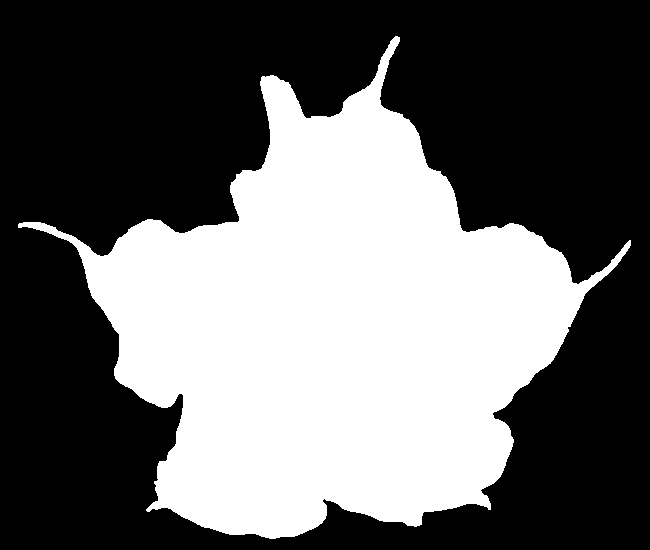
#> input picture Sheet 03/images/engelstrompete.png, 650 x 550 px
$ jupyter execute sheet03_emanuel.ipynb   (shell and % lines are left out)   (older library calls are emulated)
#> lines starting #> are read from the running program, lines starting #| are printed output that depends on the picture; after the words box and inside, x2 and y2 are one past the last pixel; in counts of white or black regions, pixels touching at a corner belong together
Osnabrück University - Computer Vision (Winter Term 2018/19) - Prof. Dr.-Ing. G. Heidemann, Ulf Krumnack

# Exercise Sheet 03: Morphological Operations¶

## Introduction

This week's sheet should be solved and handed in before the end of **Sunday, November 25, 2018**. If you need help (and Google and other resources were not enough), feel free to contact your groups' designated tutor or whomever of us you run into first. Please upload your results to your group's Stud.IP folder.

## Assignment 0: Math recap (complex numbers) [0 Points]

This exercise is supposed to be very easy, does not give any points, and is voluntary. There will be a similar exercise on every sheet. It is intended to revise some basic mathematical notions that are assumed throughout this class and to allow you to check if you are comfortable with them. Usually you should have no problem to answer these questions offhand, but if you feel unsure, this is a good time to look them up again. You are always welcome to discuss questions with the tutors or in the practice session. Also, if you have a (math) topic you would like to recap, please let us know.

**a)** What is a *complex number*, what is the *complex plane*, how are complex numbers usually denoted?

YOUR ANSWER HERE

**b)** What is the *real* and the *imaginary* part of a complex number? What is the *absolute value* of a complex number? What is the *complex conjugate*?

YOUR ANSWER HERE

**c)** What are polar coordinates? What are their advantages? Can you convert between cartesian and polar coordinates? Can you write down $i=\sqrt{-1}$ in polar coordinates? What about $\sqrt{i}$?

YOUR ANSWER HERE

**d)** Python, and also numpy, support calculations with complex numbers. Consult the documentation to find out details. Notice that $i$ is substituted by $j$ in Python.

[cell 1]
# YOUR CODE HERE

## Assignment 1: Properties of morphological operators [5 Points]

This exercise will elaborate on the basic morphological operators of *erosion* and *dilation* (cf. CV-05 slides 4-14).

### a) Duality

Proof that *erosion* and *dilation* are *dual* operators, i.e.

$$ g^{\ast}\oplus S = (g\ominus S)^{\ast}\qquad\text{and}\qquad
g^{\ast}\ominus S = (g\oplus S)^{\ast}$$

here $g^{\ast}$ denotes the inverted binary image, i.e. $g^{\ast}(x,y) = 1 - g(x,y) = \neg g(x,y)$, i.e. 1-pixel become 0 and 0-pixel become 1.

$$ g^{\ast}\oplus S $$

$ \equiv \bigvee_{\substack{k \in [-m,m]}} \bigvee_{\substack{l \in [-n,n]}} S(k+m, l+n) \wedge (g(x+k, y+l)^{\ast})$

$ \equiv \bigvee_{\substack{k \in [-m,m]}} \bigvee_{\substack{l \in [-n,n]}} S(k+m, l+n) \wedge \neg (g(x+k, y+l)) $

$ \equiv \bigvee_{\substack{k \in [-m,m]}} \bigvee_{\substack{l \in [-n,n]}} \neg (S(k+m, l+n) \rightarrow g(x+k, y+l)) $

$ \equiv \neg (\bigwedge_{\substack{k \in [-m,m]}} \bigwedge_{\substack{l \in [-n,n]}} (S(k+m, l+n) \rightarrow g(x+k, y+l))) $

$ \equiv (g\ominus S)^{\ast}\qquad $

$$ g^{\ast}\ominus S $$

$ \equiv \bigwedge_{\substack{k \in [-m,m]}} \bigwedge_{\substack{l \in [-n,n]}} (S(k+m, l+n) \rightarrow \neg g(x+k, y+l) $

$ \equiv \bigwedge_{\substack{k \in [-m,m]}} \bigwedge_{\substack{l \in [-n,n]}} \neg (S(k+m, l+n) \rightarrow g(x+k, y+l)) $

$ \equiv \neg(\bigvee_{\substack{k \in [-m,m]}} \bigvee_{\substack{l \in [-n,n]}} S(k+m, l+n) \rightarrow g(x+k, y+l)) $

$ \equiv (g\oplus S)^{\ast} $

### b) Superposition

As *erosion* and *dilation* have been introduced for binary images, the notion of *linearity* is not really appropriate here. However, some weaker version, called *superposition* can be defined: instead of forming linear combination, one takes the logical disjunction:

$$(g_1\lor g_2)(x,y) := g_1(x,y)\lor g_2(x,y)$$

Check for both operations if *erosion* and *dilation* are "compatible" with superposition, i.e. if first *eroding* (or *dilating*) two images and superposing the result is the same as first superposing the images and then *eroding* (or *dilating*) the result.

Erosion:

$ (\bigwedge_{\substack{k \in [-m,m]}} \bigwedge_{\substack{l \in [-n,n]}} (S(k+m, l+n) \rightarrow g1(x+k, y+l))) \vee (\bigwedge_{\substack{k \in [-m,m]}} \bigwedge_{\substack{l \in [-n,n]}} (S(k+m, l+n) \rightarrow g2(x+k, y+l)))) $

$ \equiv \bigwedge_{\substack{k \in [-m,m]}} \bigwedge_{\substack{l \in [-n,n]}} (S(k+m, l+n) \rightarrow g1(x+k, y+l) \vee (S(k+m, l+n) \rightarrow g2(x+k, y+l)))$

$ \equiv \bigwedge_{\substack{k \in [-m,m]}} \bigwedge_{\substack{l \in [-n,n]}} (S(k+m, l+n) \rightarrow (g1(x+k, y+l) \vee g2(x+k, y+l)))$

Dilation:

$ (\bigvee_{\substack{k \in [-m,m]}} \bigvee_{\substack{l \in [-n,n]}} S(k+m, l+n) \wedge (g1(x+k, y+l))) \vee (\bigvee_{\substack{k \in [-m,m]}} \bigvee_{\substack{l \in [-n,n]}} S(k+m, l+n) \wedge (g2(x+k, y+l))))$

$ \bigvee_{\substack{k \in [-m,m]}} \bigvee_{\substack{l \in [-n,n]}} (S(k+m, l+n) \wedge g1(x+k, y+l))) \vee (S(k+m, l+n) \wedge (g2(x+k, y+l))))$

$ \bigvee_{\substack{k \in [-m,m]}} \bigvee_{\substack{l \in [-n,n]}} (S(k+m, l+n) \wedge (g1(x+k, y+l) \vee g2(x+k, y+l)))$

[cell 2]
from scipy.ndimage.morphology import binary_dilation,binary_erosion
import matplotlib.pyplot as plt
import numpy as np

img1 = plt.imread("images/engelstrompete.png") > 0
img2 = plt.imread("images/kreis.png") > 0
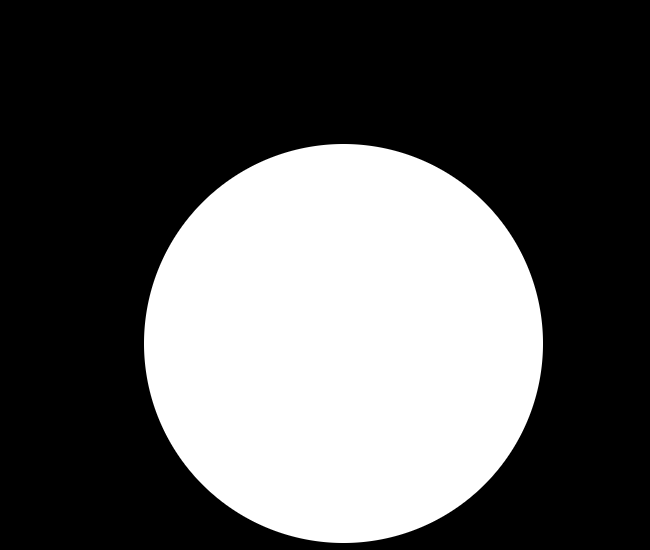
#> input picture Sheet 03/images/kreis.png, 650 x 550 px

s = np.ones((5,5)) > 0

con_dil_img = binary_dilation(np.logical_or(img1, img2), s)
dil_con_img = np.logical_or(binary_dilation(img1, s), binary_dilation(img2, s))

print("images are the same:",np.array_equal(con_dil_img, dil_con_img))
#| images are the same: True

### c) Chaining

Show that *dilation* and *erosion* have the following properties: given two structering elements $S_1$ and $S_2$, it holds

\begin{align}
  (g\oplus S_1)\oplus S_2 & & = & g\oplus (S_1\oplus S_2) && = (g\oplus S_2)\oplus S_1 \\
  (g\ominus S_1)\ominus S_2 & & = & g\ominus (S_1\oplus S_2) && = (g\ominus S_2)\ominus S_1 \\
\end{align}

What are the practical consequences?

The proof is left as an exercise to the reader.

## Assignment 2: Application [5 Points]

### a) Boundary extraction

Extract the boundary of a shape using opening or closing. You may use `binary_dilation` or `binary_erosion` from `scipy.ndimage.morphology`. Can you achieve a thicker boundary?

[cell 3]
import numpy as np
import matplotlib.pyplot as plt
plt.rcParams['image.cmap'] = 'gray'
import scipy.ndimage.morphology as morph

def my_boundary(img):
    """
    Compute boundary of binary image.

    Parameters
    ----------
    img : ndarray of bools
        A binary image.

    Returns
    -------
    boundary : ndarray of bools
        The boundary as a binary image.
    """

    boundary = np.zeros(img.shape,np.bool)
    # YOUR CODE HERE
    boundary = np.logical_xor(morph.binary_erosion(img, iterations=3), img)
    return boundary

img = plt.imread("images/engelstrompete.png") > 0
plt.gray()
plt.figure(figsize=(10,10))
plt.imshow(my_boundary(img))
plt.show()

### b)  Distance transform

Implement distance transform according to the ideas of (CV-05 slides 34ff).  Discuss the effect of different structuring elements.

[cell 4]
import numpy as np
import matplotlib.pyplot as plt
from scipy.ndimage import morphology as morph, generate_binary_structure
from itertools import count


def my_distance_transform(img):
    """
    Distance transform of binary image.

    Parameters
    ----------
    img : ndarray of bools
        A binary image.

    Returns
    -------
    dt : ndarray of ints
        The distance transform of the input image.
    """

    dt = np.zeros(img.shape,np.int32)
    # YOUR CODE HERE
    for i in count():
        eroded_img = morph.binary_erosion(img, structure=np.array([[1, 1, 1], [1, 1, 1], [1, 1, 1]]))
        boundary = np.where(np.logical_xor(eroded_img, img))
        img = eroded_img
        if len(boundary[0]) <= 0:
            break
        dt[boundary] = i
#> this loop made 136 passes
#> boundary on passes 1 to 4: 2882 positions, rows 36 to 538, columns 18 to 630, 2853 positions, rows 37 to 537, columns 19 to 629, 2672 positions, rows 39 to 536, columns 25 to 623, 2405 positions, rows 59 to 535, columns 36 to 599
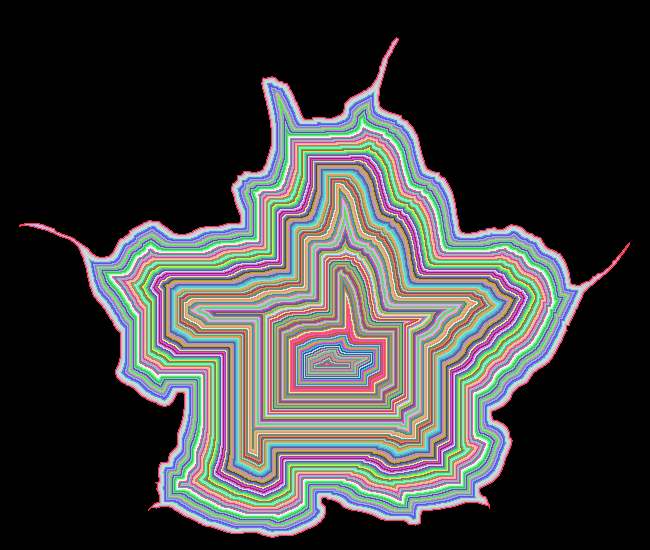
#> dt: shape (550, 650) int32; 135 distinct labels, from 0 to 134; one colour per label, 0 black
    return dt


img = plt.imread("images/engelstrompete.png") > 0
plt.figure(figsize=(10,10))
plt.imshow(my_distance_transform(img) + 50 * img)
plt.show()

Different structuring elements change how the distance is measured, e.g. with which neighborhood etc.

### c) Morphing

Write a function `my_morph` that implements morphing according to (CV-05 slide 41). You may use your function `my_distance_transform` from part b), or the function `distance_transform_edt` from `scipy.ndimage.morphology`.

[cell 5]
import numpy as np
import matplotlib.pyplot as plt
import scipy.ndimage.morphology as morph


def my_morph(A,B,ratio):
    """
    Morphing from binary image A to image B.

    Parameters
    ----------
    A : ndarray of bools
        A binary image (start).
    B : ndarray of bools
        A binary image (target), same shape as A.
    ratio : float from 0.0 to 1.0
        The ratio of image A and image B.
        0.0=only image A, 1.0=only image B.

    Returns
    -------
    morph : ndarray of bools
        A binary intermediate image between A and B.
    """

    result = np.zeros(A.shape,np.bool)
    # YOUR CODE HERE
    A_dist = morph.distance_transform_edt(A)
    B_dist = morph.distance_transform_edt(B)
    result = (1 - ratio) * A_dist + ratio * B_dist
    result = np.greater(result, 5).astype(np.uint8)
    return result

img1 = plt.imread("images/kreis.png") > 0
img2 = plt.imread("images/engelstrompete.png") > 0

plt.gray()
plt.figure(figsize=(10,10))
for i, ratio in enumerate(np.linspace(0, 1, 6), 1):
    plt.subplot(2, 3, i)
    plt.imshow(my_morph(img1, img2, ratio))
    plt.axis('off')
plt.show()

[cell 6]
# If you want to see your morph as an animation, run this cell.
# Close the output (press the blue "Stop interaction" button) once you are done!

# Due to some matplotlib problem you may have to restart your kernel!
import matplotlib.animation as animation
fig = plt.figure()

ims = []
for i, ratio in enumerate(np.linspace(0, 1, 24), 1):
    plt.axis('off')
    im = plt.imshow(my_morph(img1, img2, ratio), cmap='gray', animated=True)
    ims.append([im])
#> after the loop, ims = 24 items

ani = animation.ArtistAnimation(fig, ims + list(reversed(ims)), interval=100, blit=True)

plt.show()

## Assignment 3: Implementation: Skeletonization [5 Points]

### a) Skeletonization with hit-or-miss

Explain in your own words, how the hit-or-miss operator can be used for skeletonization (cf CV-05 slide 49).

The image is distance transformed and then hit-or-miss is used to iteratively remove all pixels from the borders until only the ridges are left.

### b) Implementation of skeletonization

Now use this method to implement your own skeletonization function. It is ok to use
`scipy.ndimage.morphology.binary_hit_or_miss` here (but of course *not* `skimage.morphology.skeletonize` or similar functions). Compare your result with (CV-05 slide 50). Note that computing the skeleton using this method may take some time ...

[cell 7]
import numpy as np
import matplotlib.pyplot as plt
import scipy.ndimage.morphology as morph

def my_skeletonize(img):
    """
    Compute the skeloton of a binary image using hit_or_miss operator.

    Parameters
    ----------
    img : ndarray of bools
        Binary image to be skeletonized.

    Returns
    -------
    skeleton : ndarray of bools
        The skeleton of the input image.
    """
    # YOUR CODE HERE
    sl_h = np.array([[0, 0, 1], [0, 1, 1], [0, 0, 1]])
    sl_m = np.array([[1, 0, 0], [1, 0, 0], [1, 0, 0]])
    sr_h = np.rot90(sl_h, 2)
    sr_m = np.rot90(sl_m, 2)
    so_h = np.rot90(sl_h, 3)
    so_m = np.rot90(sl_m, 3)
    su_h = np.rot90(sl_h, 1)
    su_m = np.rot90(sl_m, 1)

    slu_h = np.array([[0, 1, 1], [0, 1, 1], [0, 0, 0]])
    slu_m = np.array([[0, 0, 0], [1, 0, 0], [1, 1, 0]])
    slo_h = np.rot90(slu_h, 3)
    slo_m = np.rot90(slu_m, 3)
    sru_h = np.rot90(slu_h, 1)
    sru_m = np.rot90(slu_m, 1)
    sro_h = np.rot90(slu_h, 2)
    sro_m = np.rot90(slu_m, 2)

    structs = [(sl_h, sl_m),
               (sr_h, sr_m),
               (so_h, so_m),
               (su_h, su_m),
               (slu_h, slu_m),
               (slo_h, slo_m),
               (sru_h, sru_m),
               (sro_h, sro_m)]

    img = img.astype(np.uint8)
    changed = True
    while changed:
        changed = False
        for hit, miss in structs:
            matches = morph.binary_hit_or_miss(img, hit, miss)
            if not changed and np.sum(matches) > 0:
                changed = True
            img[np.where(matches)] = 0
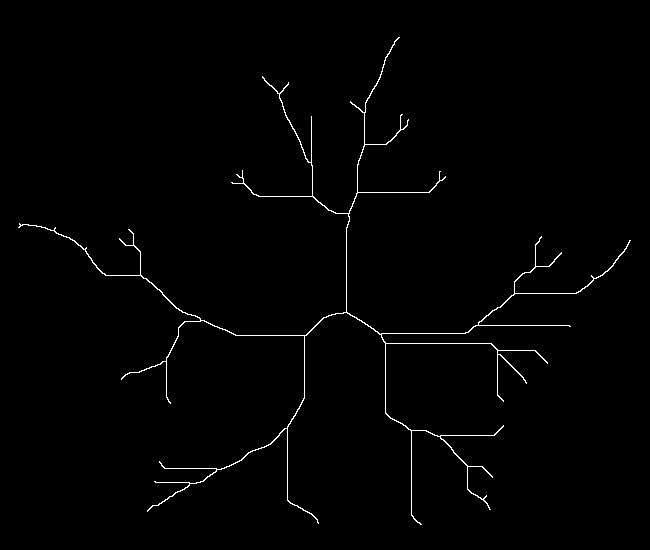
#> img: shape (550, 650); values 0 (black) and 1 (white), 1% white in thin lines or dots, all inside (x1, y1, x2, y2) = (18, 37, 631, 525)
    return img


img = plt.imread("images/engelstrompete.png") > 0
skel = my_skeletonize(img)
result = morph.distance_transform_cdt(img, metric='taxicab') + (50 * img)
result[morph.binary_dilation(skel)] = 0
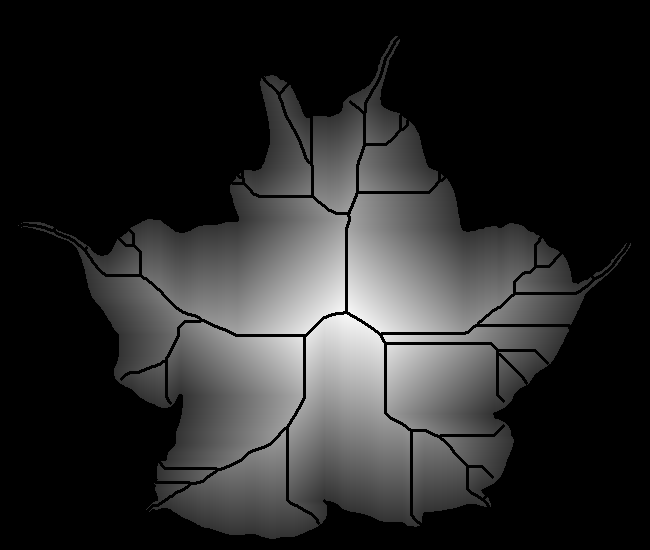
#> result: shape (550, 650) int64; min 0, max 246, mean 41.6
plt.figure(figsize=(10,10))
plt.gray()
plt.imshow(result)
plt.show()

## Assignment 4: Custom Structuring Element [5 points]

Landsat 7 is a satelite mission for acquisition of satellite imagery of Earth. Unfortunately the Scan Line Corrector failed, resulting in black stripes on the aquired images. More information: https://landsat.usgs.gov/slc-products-background

### a) A first fix

A rather crude fix is to apply a custom structuring element for dilation and erosion (see CV-05, 24ff). Complement the code below (in part (b)) in the following way:
* Rotate the image such that the gaps are horizontal.
* Dilate the rotated image with a vertical structuring element. I.e. take the maximum of an area of size $7 \times1$ and assign it to the center pixel. Repeat for all pixels.
* Erode the dilated image.
* Rotate the result back.

Remark: this exercise applies morphological operator to color images. This extends the idea of generalizing morphological operators to gray value images (CV-05, slide 52).

### b) Improving the solution
You may get better results by thresholding and applying the morphological operations only to pixels below a threshold, i.e. gap pixels. Compliment your solution from a).

[cell 8]
import numpy as np
import matplotlib.pyplot as plt
import scipy.ndimage.morphology as morph
import scipy.ndimage as ndimg
from skimage.transform import rescale as rescale

def crop(img, new_shape):
    top, left = (img.shape[0] - new_shape[0]) // 2, (img.shape[1] - new_shape[1]) // 2
    return img[top:-top, left:-left]

angle = 15
thresh = 300
struc_elem = np.ones((7,1), dtype=np.bool)

img = plt.imread("images/landsat_stack2.png")
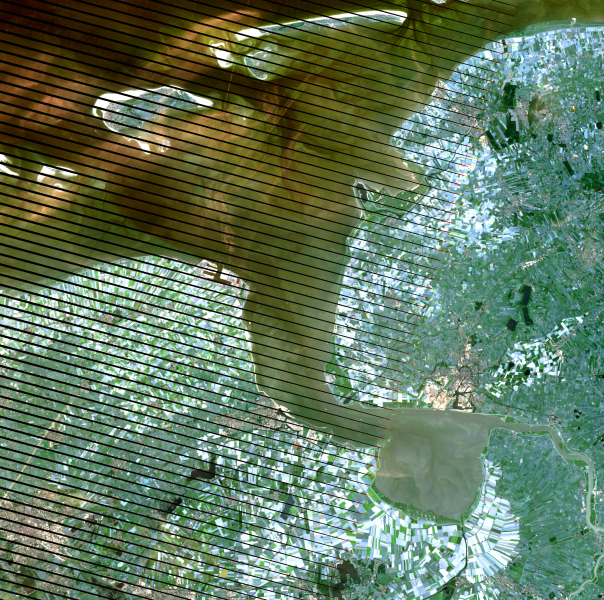
#> input picture Sheet 03/images/landsat_stack2.png, 604 x 600 px
#> img is the input picture: shape (600, 604, 3) float32; mean R, G, B 0.385, 0.473, 0.371

# 4a
img_rot = ndimg.rotate(img, angle)

# apply dilation and erosion on each color channel separately
for channel in range(3):
    img_rot[:, :, channel] = morph.grey_dilation(img_rot[:, :, channel], structure=struc_elem)
    img_rot[:, :, channel] = morph.grey_erosion(img_rot[:, :, channel], structure=struc_elem)
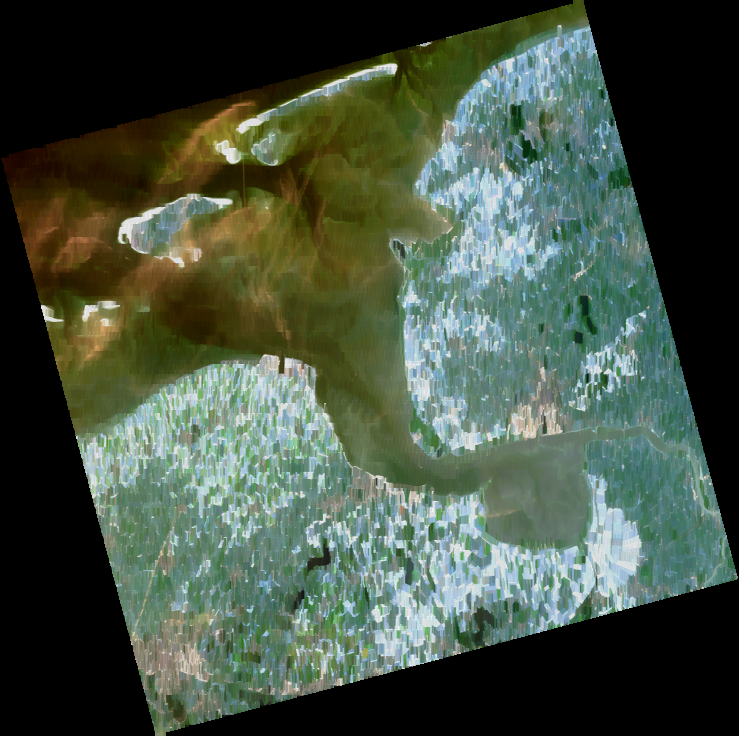
#> img_rot: shape (736, 739, 3) float32; mean R, G, B 0.308, 0.367, 0.3; drawn with min black and max white

img2 = crop(ndimg.rotate(img_rot, -angle), img.shape)

# 4b
img_thres = np.less(img.sum(axis=2) / 3, 0.1)  # threshold on average of color channels
img_thres = morph.binary_dilation(img_thres)  # dilate to properly fill black lines
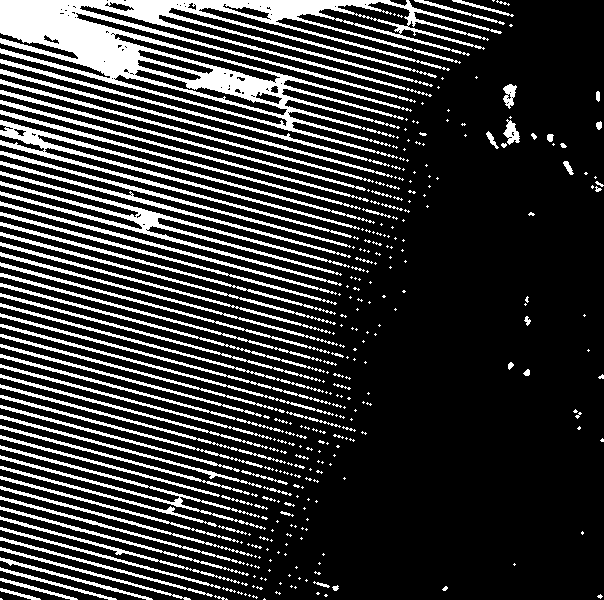
#> img_thres: shape (600, 604) bool; 21.2% white; 329 white regions (231 under 20 px), largest, box (x1, y1, x2, y2) and area: (0, 0, 502, 159) 23204, (0, 120, 375, 238) 4097, (0, 171, 350, 286) 3898
img3 = np.where(img_thres[..., np.newaxis], img2, img)  # fill black lines with dilated and eroded img from above
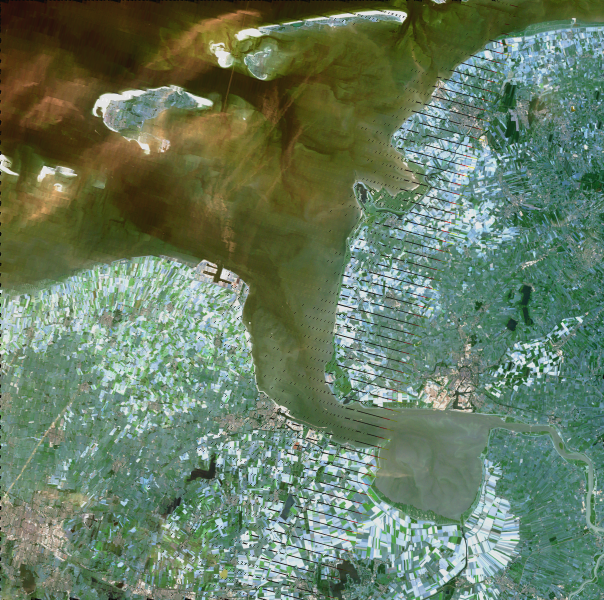
#> img3: shape (600, 604, 3) float32; mean R, G, B 0.426, 0.519, 0.404; drawn with min black and max white

img = (img - np.min(img))/np.ptp(img)
img3 = (img3 - np.min(img3))/np.ptp(img3)

plt.figure(figsize=(15,30))
plt.subplot(2,1,1); plt.imshow(img); plt.axis('off')
plt.subplot(2,1,2); plt.imshow(img3); plt.axis('off')
plt.show()
